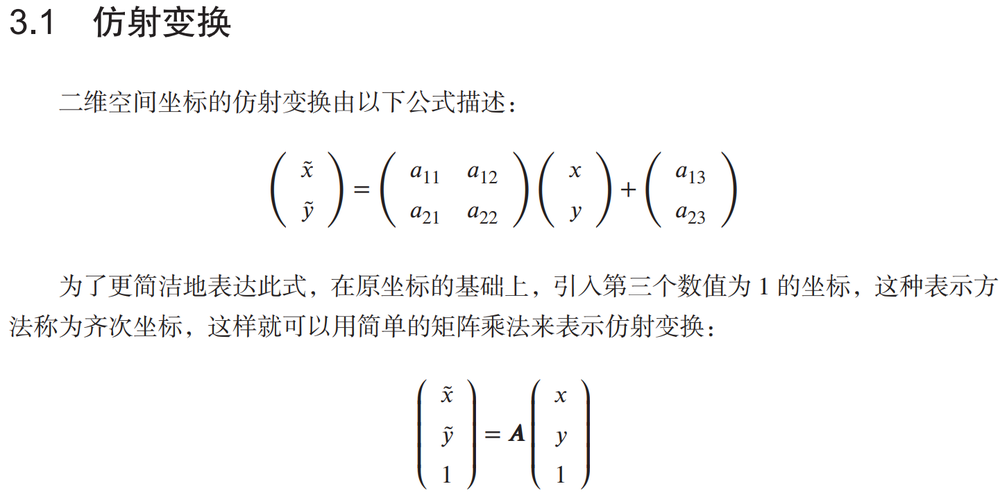
//> input picture DigitalImageProcessing/image/1.png, 1000 x 500 px, shrunk from 1441 x 720 before the run
$ ./spectral_residual_significance ../image/1.png   (built with g++ and OpenCV 4)
//> lines starting //> are read from the running program, lines starting //| are printed output that depends on the picture
/**
 * @File    : spectral_residual_significance.cpp
 * @Brief   : 显著性检测: 谱残差显著性检测
 * @Author  : Wei Li
 * @Date    : 2021-10-21
*/


#include <iostream>
#include <vector>
#include <opencv2/core.hpp>
#include <opencv2/imgproc.hpp>
#include <opencv2/highgui.hpp>


// ------------ 快速离散傅里叶变换 ------------
void FFT2Image(cv::InputArray InputImage, cv::OutputArray img_fourier)
{
    cv::Mat image = InputImage.getMat();
    int rows = image.rows;
    int cols = image.cols;

    // 满足快速傅里叶变换的最优 行数 和 列数
    int row_padding = cv::getOptimalDFTSize(rows);
    int col_padding = cv::getOptimalDFTSize(cols);
    // 左侧和下侧 zero-padding
    cv::Mat fourier;
    cv::copyMakeBorder(image, fourier, 0, row_padding - rows, 0, col_padding - cols, cv::BORDER_CONSTANT, cv::Scalar::all(0));

    // 快速傅里叶变换
    cv::dft(fourier, img_fourier, cv::DFT_COMPLEX_OUTPUT);
}


// ------------ 傅里叶变换的两个度量: 幅度谱和相位谱 ------------
void AmplitudeSpectrumFFT(cv::InputArray _srcFFT, cv::OutputArray _dstSpectrum)
{
    // 实部和虚部两个通道
    CV_Assert(_srcFFT.channels() == 2);
    // 分离实部和虚部两个通道
    std::vector<cv::Mat> FFT2channels;
    cv::split(_srcFFT, FFT2channels);
    // compute magnitude spectrum of FFT
    cv::magnitude(FFT2channels[0], FFT2channels[1], _dstSpectrum);
}

// 对于傅里叶谱的灰度级显示，OpenCV 提供了函数 log，
// 该函数可以计算矩阵中每一个值的对数。
// 进行归一化后，为了保存傅里叶谱的灰度级，有时需要将矩阵乘以 255，然后转换为 8 位图。
// [10 lines left out: function graySpectrum, not called in this run]

// OpenCV function : cv::phase(x, y, angle, angleInDegress);
cv::Mat PhaseSpectrum(cv::Mat _srcFFT)
{
    cv::Mat phase_spectrum;
    phase_spectrum.create(_srcFFT.size(), CV_64FC1);

    std::vector<cv::Mat> FFT2channels;
    cv::split(_srcFFT, FFT2channels);

    // 计算相位谱
    for (size_t r = 0; r < phase_spectrum.rows; ++r)
    {
        for (size_t c = 0; c < phase_spectrum.cols; ++c)
        {
            double real_part = FFT2channels[0].at<double>(r, c);
            double imaginary_part = FFT2channels[1].at<double>(r, c);
            // atan2 返回值范围 [0, 180], [-180, 0]
            phase_spectrum.at<double>(r, c) = std::atan2(imaginary_part, real_part);
        }
    }
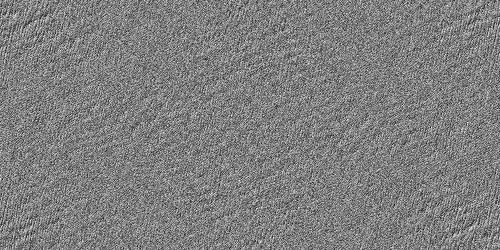
//> phase_spectrum: 500 rows x 1000 cols, CV_64FC1 (shown at 1/2 size); min -3.14, max 3.14, mean -1.26e-05; drawn with min black and max white

    return phase_spectrum;
}


// -------------------------------
int main(int argc, char** argv)
{
    if (argc > 1)
    {
        cv::Mat image = cv::imread(argv[1], 0);
        if (!image.data)
        {
            std::cout << "Error: reading image unsuccesfully." << std::endl;
            return -1;
        }
        cv::imshow("OriginImage", image);

        cv::Mat image_float;
        image.convertTo(image_float, CV_64FC1, 1.0 / 255);

        // ------------ 显著性检测: 谱残差检测 ------------
        // step 1, computer fft of image
        cv::Mat fft_img;
        FFT2Image(image_float, fft_img);

        // step 2, compute amplitude spectrum of fft
        cv::Mat amplitude_spectrum;
        AmplitudeSpectrumFFT(fft_img, amplitude_spectrum);
        cv::Mat amplitude_spectrum_log;
        cv::log(amplitude_spectrum + 1.0, amplitude_spectrum_log);

        // step 3, 对幅度谱的灰度级进行均值平滑
        cv::Mat mean_amplitude_spectrum_log;
        cv::blur(amplitude_spectrum_log, mean_amplitude_spectrum_log, cv::Size(3, 3), cv::Point(-1, -1));

        // step 4, 计算谱残差
        cv::Mat spectrum_residual = amplitude_spectrum_log - mean_amplitude_spectrum_log;

        // step 5, 相位谱
        cv::Mat phase_spectrum = PhaseSpectrum(fft_img);
        cv::Mat cos_spectrum(phase_spectrum.size(), CV_64FC1);
        cv::Mat sin_spectrum(phase_spectrum.size(), CV_64FC1);
        for (size_t r = 0; r < phase_spectrum.rows; ++r)
        {
            for (size_t c = 0; c < phase_spectrum.cols; ++c)
            {
                cos_spectrum.at<double>(r, c) = std::cos(phase_spectrum.at<double>(r, c));
                sin_spectrum.at<double>(r, c) = std::sin(phase_spectrum.at<double>(r, c));
            }
        }
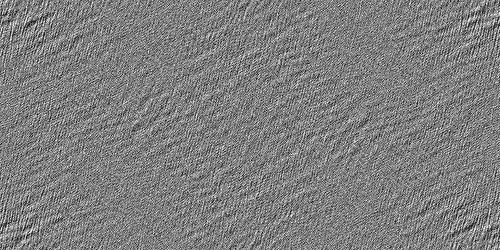
//> cos_spectrum: 500 rows x 1000 cols, CV_64FC1 (shown at 1/2 size); min -1, max 1, mean -0.000219; drawn with min black and max white
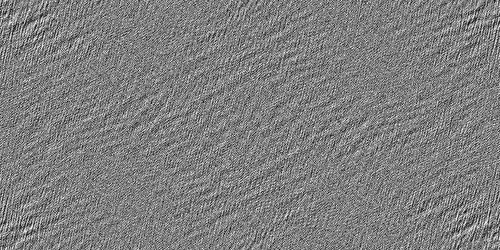
//> sin_spectrum: 500 rows x 1000 cols, CV_64FC1 (shown at 1/2 size); min -1, max 1, mean -2.31e-19; drawn with min black and max white

        // step 6, 谱残差的幂指数运算
        cv::exp(spectrum_residual, spectrum_residual);
        cv::Mat real_part = spectrum_residual.mul(cos_spectrum);
        cv::Mat imaginary_part = spectrum_residual.mul(sin_spectrum);
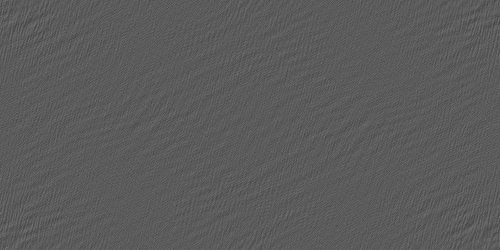
//> imaginary_part: 500 rows x 1000 cols, CV_64FC1 (shown at 1/2 size); min -5.01, max 8.92, mean -2.21e-06; drawn with min black and max white
        std::vector<cv::Mat> real_imaginary_img;
        real_imaginary_img.push_back(real_part);
        real_imaginary_img.push_back(imaginary_part);
        cv::Mat complex_img;
        cv::merge(real_imaginary_img, complex_img);

        // step 7, 根据新的幅度谱和相位谱, 进行傅里叶逆变换
        cv::Mat ifft_img;
        cv::dft(complex_img, ifft_img, cv::DFT_COMPLEX_OUTPUT + cv::DFT_INVERSE);

        // step 8, 显著性
        cv::Mat ifft_amplitude;
        AmplitudeSpectrumFFT(ifft_img, ifft_amplitude);
//> in AmplitudeSpectrumFFT (call 2), `cv::split(_srcFFT, FFT2channels);`:
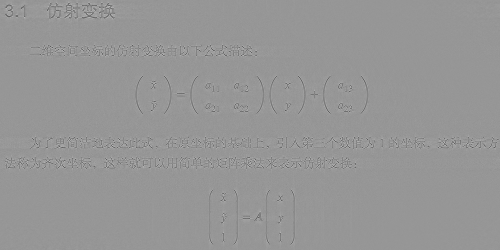
//> FFT2channels[0]: 500 rows x 1000 cols, CV_64FC1 (shown at 1/2 size); min -12731.9, max 9028.7, mean 99.4; drawn with min black and max white
//> in AmplitudeSpectrumFFT (call 2), `cv::split(_srcFFT, FFT2channels);`:
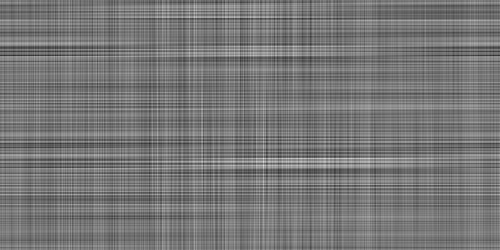
//> FFT2channels[1]: 500 rows x 1000 cols, CV_64FC1 (shown at 1/2 size); min -67.61, max 77.02, mean 0; drawn with min black and max white

        // 平方运算
        cv::pow(ifft_amplitude, 2.0, ifft_amplitude);

        // 对显著性进行高斯平滑
        cv::GaussianBlur(ifft_amplitude, ifft_amplitude, cv::Size(5, 5), 2.5);

        // 显著性显示
        cv::normalize(ifft_amplitude, ifft_amplitude, 1.0, 0, cv::NORM_MINMAX);

        // 利用 伽马变换提高对比度
        cv::pow(ifft_amplitude, 0.5, ifft_amplitude);

        // data type convert
        cv::Mat saliency_map;
        ifft_amplitude.convertTo(saliency_map, CV_8UC1, 255);
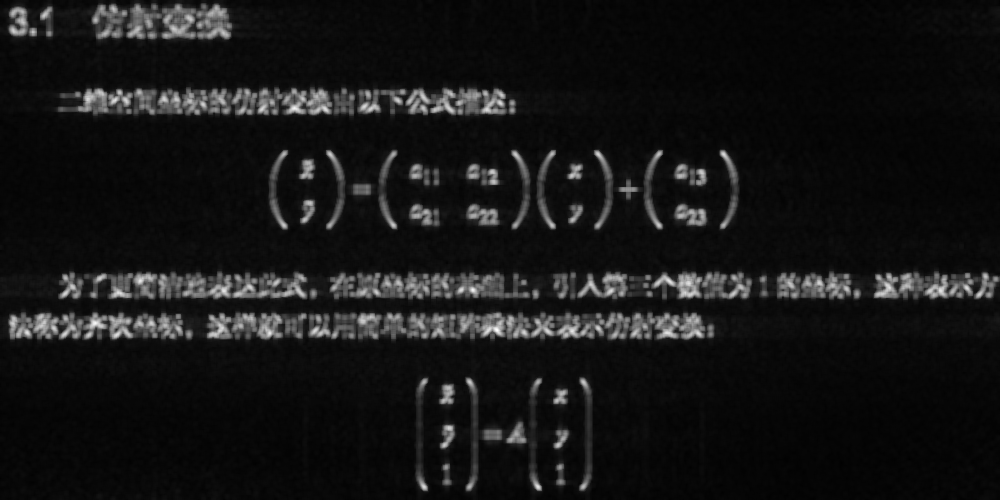
//> saliency_map: 500 rows x 1000 cols, CV_8UC1; min 0, max 255, mean 21.3
        cv::imshow("SaliencyMap", saliency_map);

        cv::waitKey(0);
        cv::destroyAllWindows();
        return 0;
//> (the program exits here)

$ run again, on DigitalImageProcessing/image/101.png
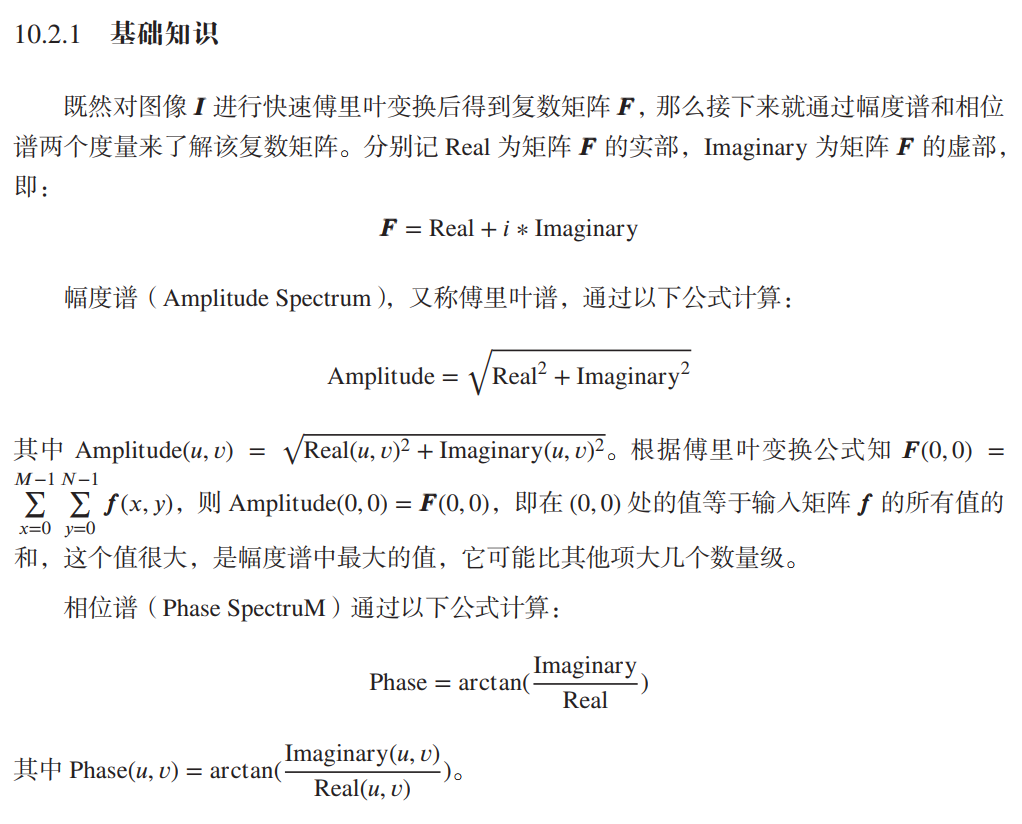
//> input picture DigitalImageProcessing/image/101.png, 1022 x 824 px
//> after the loop `for (size_t r = 0; r < phase_spectrum.rows; ++r)`:
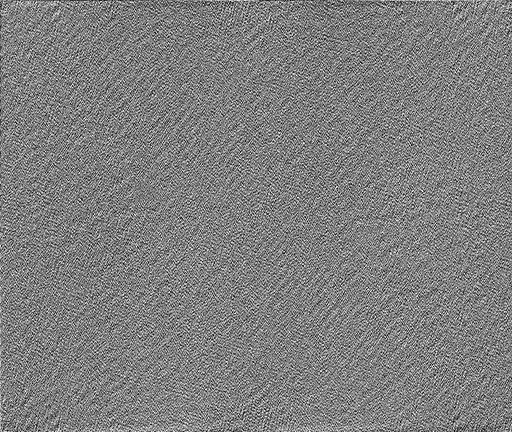
//> sin_spectrum: 864 rows x 1024 cols, CV_64FC1 (shown at 1/2 size); min -1, max 1, mean 5.4e-18; drawn with min black and max white
//> `ifft_amplitude.convertTo(saliency_map, CV_8UC1, 255);`:
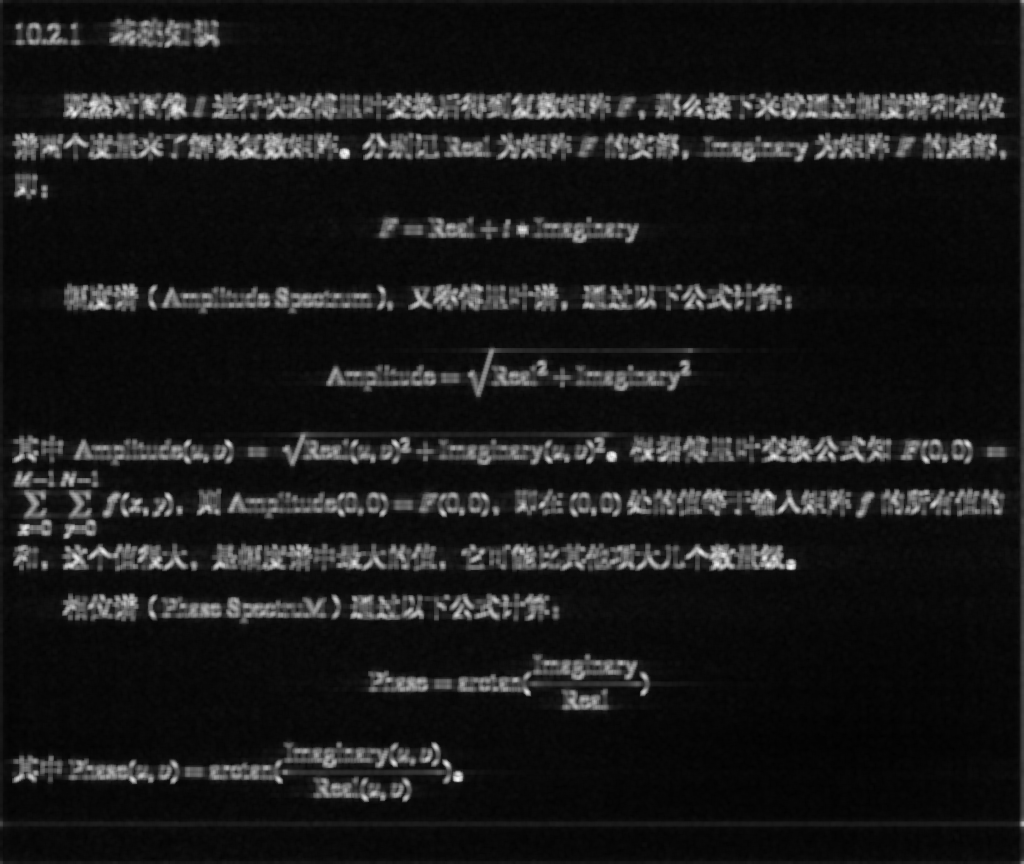
//> saliency_map: 864 rows x 1024 cols, CV_8UC1; min 0, max 255, mean 25.3

$ run again, on DigitalImageProcessing/image/103.png
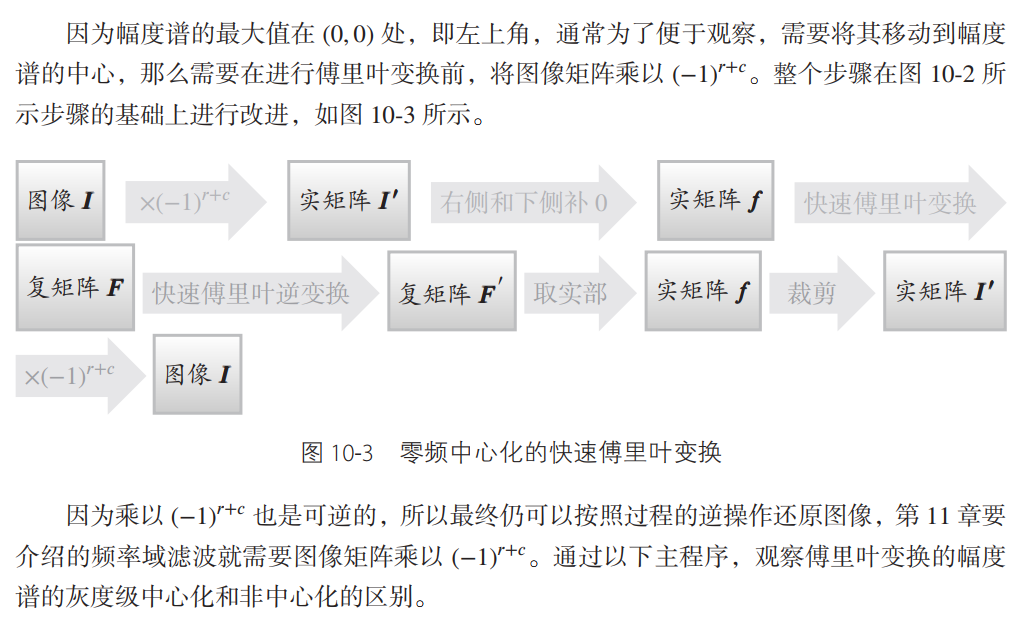
//> input picture DigitalImageProcessing/image/103.png, 1023 x 629 px
//> after the loop `for (size_t r = 0; r < phase_spectrum.rows; ++r)`:
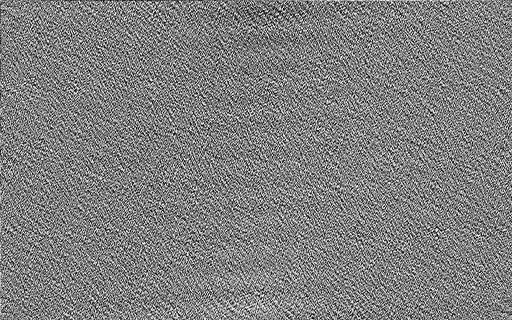
//> sin_spectrum: 640 rows x 1024 cols, CV_64FC1 (shown at 1/2 size); min -1, max 1, mean 1.15e-18; drawn with min black and max white
//> `ifft_amplitude.convertTo(saliency_map, CV_8UC1, 255);`:
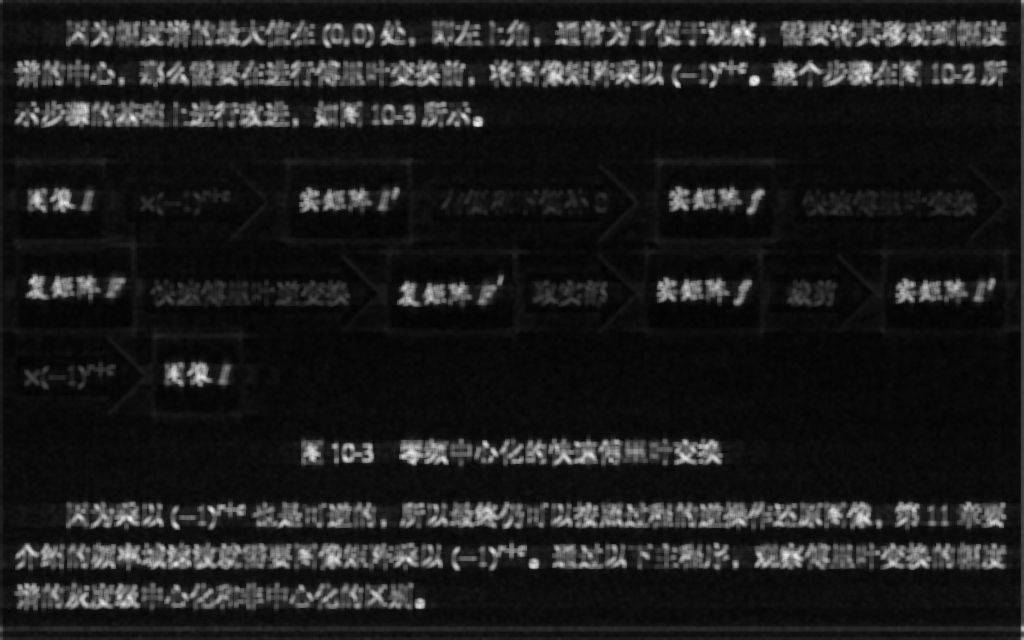
//> saliency_map: 640 rows x 1024 cols, CV_8UC1; min 0, max 255, mean 28.8
